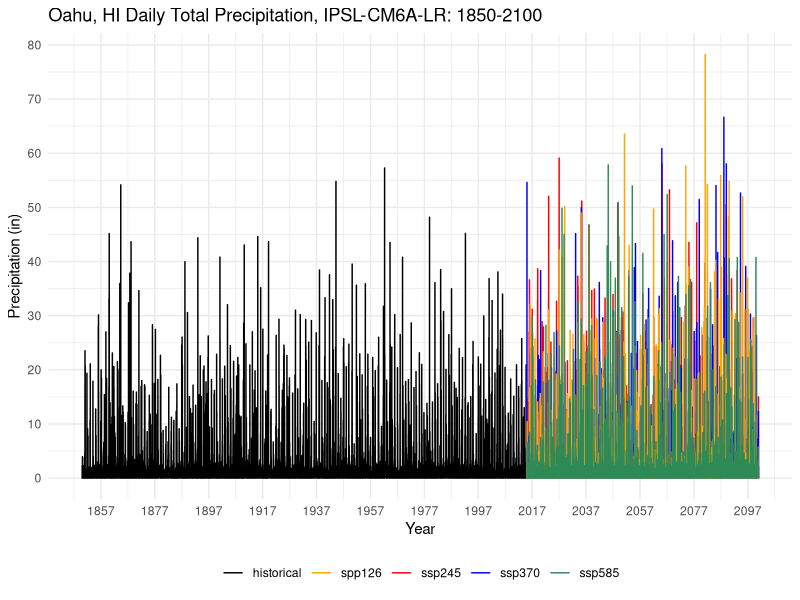

Write the R code that produced this figure.
## ---- chunk 1
knitr::opts_chunk$set(echo = TRUE)
library(tidyverse)
library(here)
library(lubridate)
library(ggpubr)
library(zoo)
## ---- chunk 2
## Note: these data are from climate model IPSL-CM6A-LR (France)
## daily totals
ipsl_historical_tot = read.csv(here("climate_change_data", "IPSL_daily_tot","oahu_historical_1850_2014_total.csv")) %>%  
  rename(date = dayofyear, pcp = pr) 
ipsl_ssp126_tot = read.csv(here("climate_change_data","IPSL_daily_tot","oahu_ssp126_2015_2100_total.csv")) %>% 
  rename(date = dayofyear, pcp = pr) 
ipsl_ssp245_tot = read.csv(here("climate_change_data","IPSL_daily_tot","oahu_ssp245_2015_2100_total.csv")) %>% 
  rename(date = dayofyear, pcp = pr) 
ipsl_ssp370_tot = read.csv(here("climate_change_data","IPSL_daily_tot","oahu_ssp370_2015_2100_total.csv")) %>% 
  rename(date = dayofyear, pcp = pr)
ipsl_ssp585_tot = read.csv(here("climate_change_data","IPSL_daily_tot","oahu_ssp585_2015_2100_total.csv")) %>% 
  rename(date = dayofyear, pcp = pr)

ipsl_historical_tot$date <- ymd(ipsl_historical_tot$date)
ipsl_ssp126_tot$date <- ymd(ipsl_ssp126_tot$date)
ipsl_ssp245_tot$date <- ymd(ipsl_ssp245_tot$date)
ipsl_ssp370_tot$date <- ymd(ipsl_ssp370_tot$date)
ipsl_ssp585_tot$date <- ymd(ipsl_ssp585_tot$date)
## ---- chunk 3
ipsl_daily_tot_proj <- 
  ggplot() +
  geom_line(data = ipsl_historical_tot, aes(x=date, y=pcp, color= "black"), size = 0.5) + 
  geom_line(data = ipsl_ssp126_tot, aes(x=date, y=pcp, color="orange"), size = 0.5) + 
  geom_line(data = ipsl_ssp245_tot, aes(x=date, y=pcp, color="red"), size = 0.5) +
  geom_line(data = ipsl_ssp370_tot, aes(x=date, y=pcp, color = "blue"), size = 0.5) +
  geom_line(data = ipsl_ssp585_tot, aes(x=date, y=pcp, color = "seagreen"), size = 0.5) + 
  theme_minimal() + 
  scale_y_continuous(breaks=seq(0,150,10)) +
  scale_x_date(date_breaks = "20 years", date_labels = "%Y") +
  ggtitle("Oahu, HI Daily Total Precipitation, IPSL-CM6A-LR: 1850-2100") +
   labs(x = "Year",
       y = "Precipitation (in)") +
  scale_color_manual(values = c("black", "orange", "red", "blue", "seagreen", "purple"), 
                     labels = c("historical" , "spp126", "ssp245", "ssp370", "ssp585")) +
  theme(legend.title=element_blank())+
    theme(legend.position="bottom")

ipsl_daily_tot_proj

